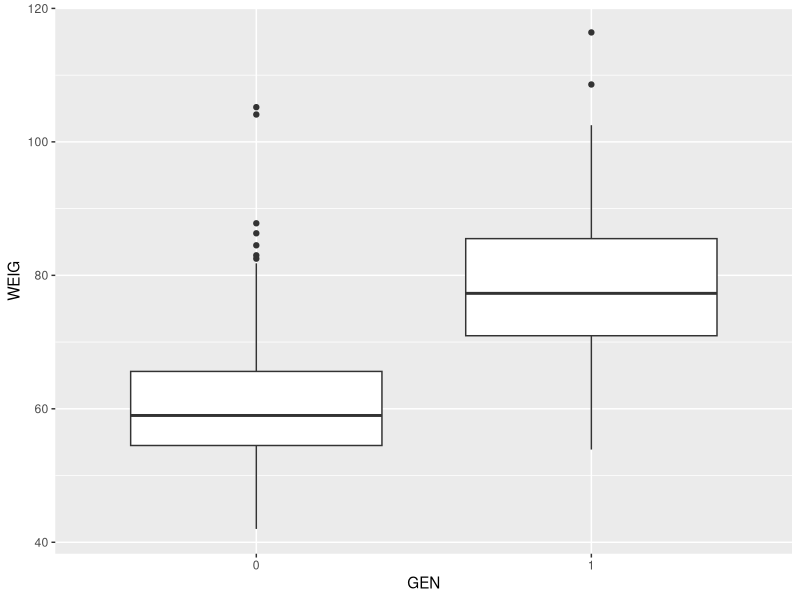
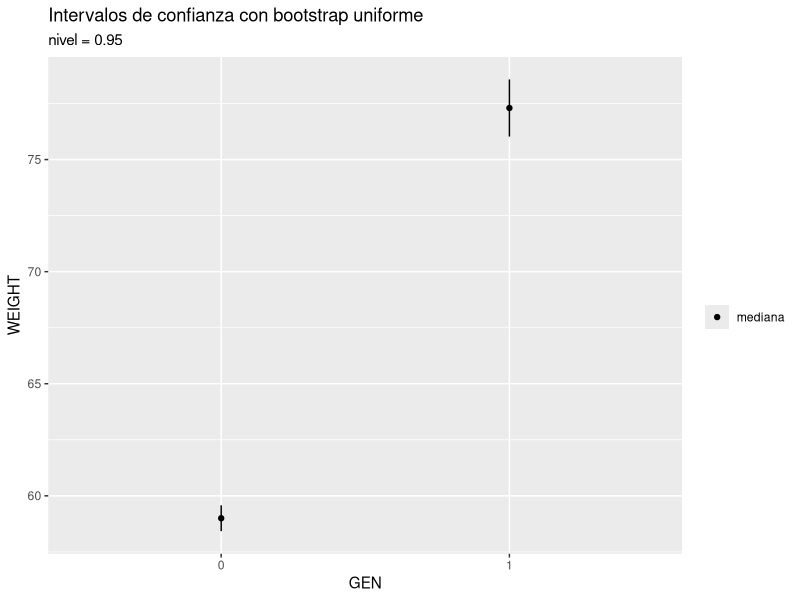
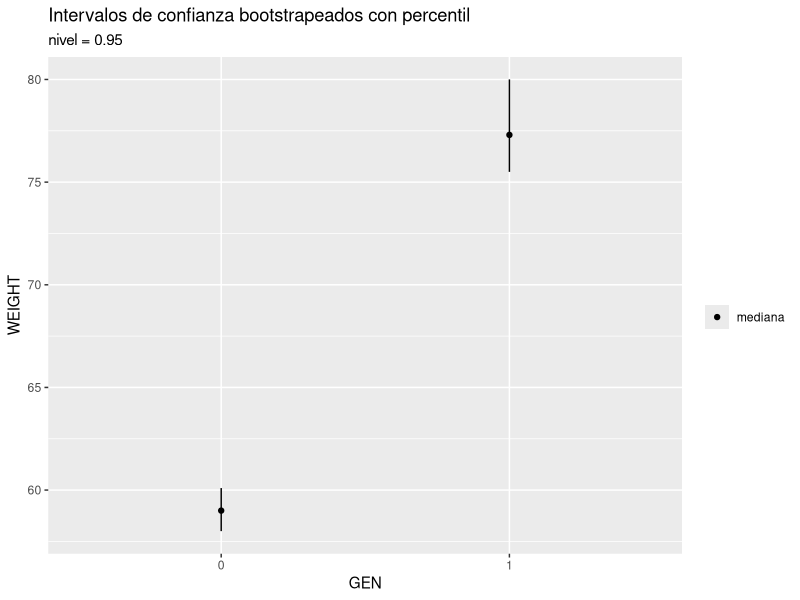
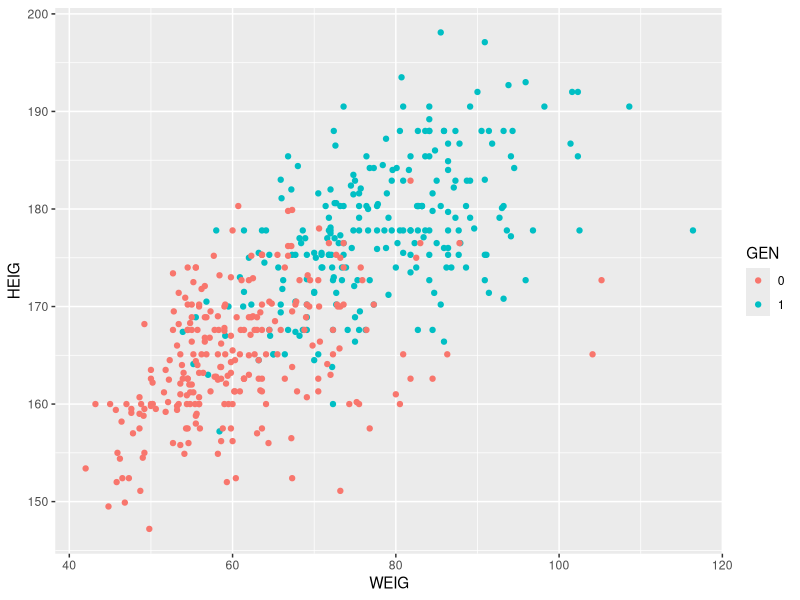
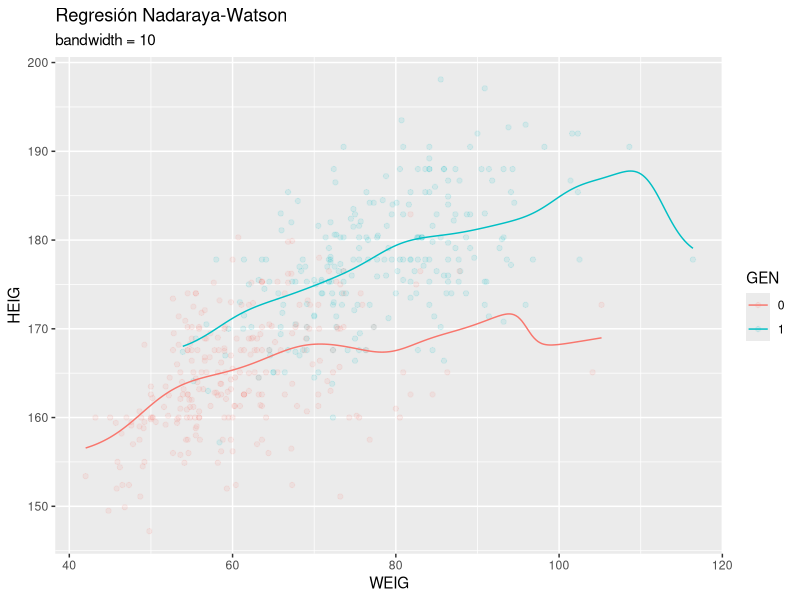
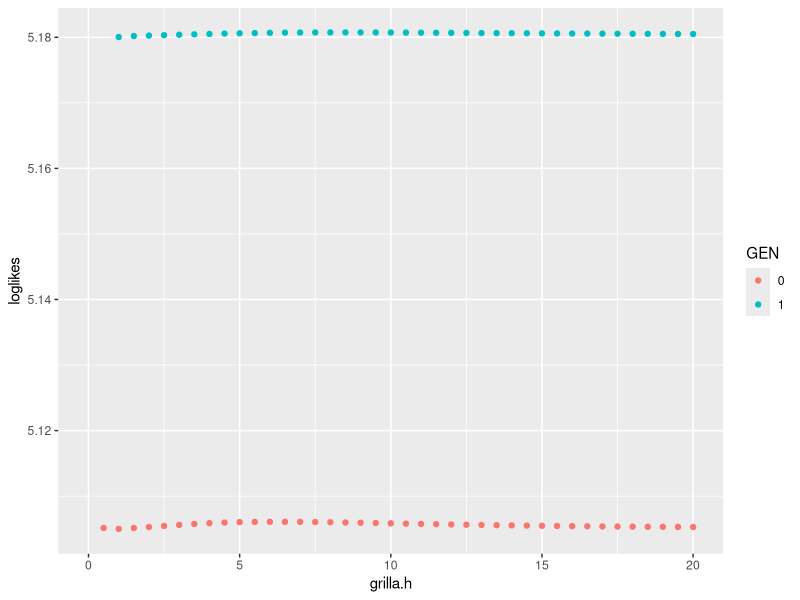
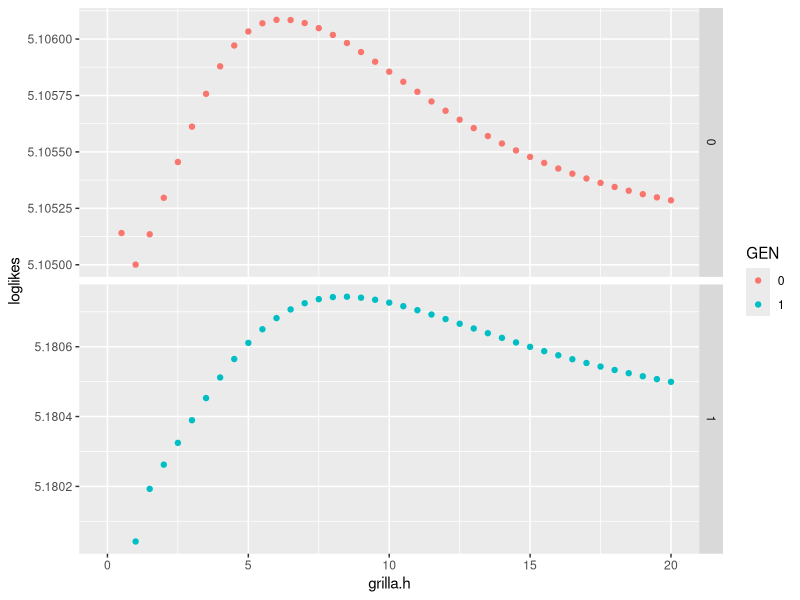
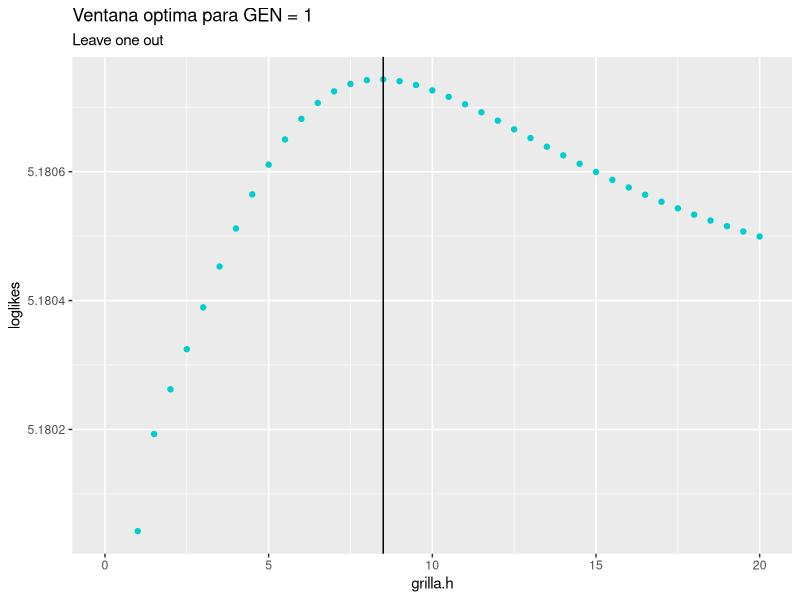

These figures' R source, in order:
## ---- chunk 1
library(tidyverse)
library(readxl)
library(caret)
## ---- chunk 2
df <- read_excel('body.xls', col_names = FALSE)
colnames(df)<-(c("BIAC","BIIL","BITRO","CHEST1","CHEST2","ELBOW","WRIST", "KNEE","ANKLE","SHOUL","CHESTG","WAISTG","NAVEL","HIP","GLUTE","BICEP", "FLOREA","KNEEG","CALF","ANKLEG","WRISTG","AGE","WEIG","HEIG","GEN"))
head(df)
## ---- chunk 3
colSums(is.na(df))
## ---- chunk 4
df$GEN <- as.factor(df$GEN)
df %>% group_by(GEN) -> df_GEN
## ---- chunk 5
df %>% ggplot(aes(GEN, WEIG)) + geom_boxplot()
## ---- chunk 6
bootstrap = function(n, x, estad = median, s = FALSE) {
  if (!s) {
    s = length(x)
  }
  return(replicate(n, estad(sample(x, s, replace = TRUE))))
}
## ---- chunk 7
B = 5000
df_GEN %>%
  summarise(WEIGHT = median(WEIG), s = (length(WEIG)-1)*sd(bootstrap(B, WEIG, median))/length(WEIG)) %>%
  ggplot(aes(GEN, WEIGHT, s, ymin = WEIGHT-s, ymax = WEIGHT+s)) + geom_linerange() + geom_point(aes(fill = "mediana")) + labs(title = "Intervalos de confianza con bootstrap uniforme", subtitle = "nivel = 0.95") + scale_fill_discrete(name = "")
## ---- chunk 8
df_GEN %>% 
  summarise(WEIGHT = median(WEIG), a = quantile(bootstrap(B, WEIG, median), 0.025), b = quantile(bootstrap(B, WEIG, median), 0.975)) %>%
  ggplot(aes(GEN, WEIGHT, ymin = a, ymax = b)) + geom_linerange() + geom_point(aes(fill = "mediana")) + labs(title = "Intervalos de confianza bootstrapeados con percentil", subtitle = "nivel = 0.95") + scale_fill_discrete(name = "")
## ---- chunk 9
df_GEN %>% ggplot(aes(WEIG, HEIG)) + geom_point(aes(color = GEN))
## ---- chunk 10
df_GEN %>% do(ksmooth(x = .$WEIG, y = .$HEIG, bandwidth = 10, kernel = "normal") %>% as.data.frame()) -> regnopar
head(regnopar)
## ---- chunk 11
df_GEN %>%
  ggplot(aes(WEIG, HEIG)) + geom_point(aes(color = GEN), alpha = 0.1) + geom_line(data = regnopar, aes(x, y, color = GEN)) + labs(title = "Regresión Nadaraya-Watson", subtitle = "bandwidth = 10")
## ---- chunk 12
bw.loocv = function(df, x, y, grilla.h = NA, K = dnorm) {
  x <- df %>% pull({{x}})
  y <- df %>% pull({{y}})
  n <- length(x)
  if (any(is.na(grilla.h))) {
    silverman <- bw.nrd0(x)
    grilla.h <- seq(silverman * 10^(-2), silverman * 10^2, length.out = 100)
  }
  f <- matrix(NA, n, length(grilla.h))
  for (i in 1:n) {
    for (h in 1:length(grilla.h)) {
      f[i, h] <- sum(y%*%K((x[i] - x)/grilla.h[h]))
      f[i, h] <- f[i,h] - y[i] * K(0)
      f[i, h] <- f[i, h] / (sum(K((x[i] - x)/grilla.h[h])) - K(0))
    }
  }
  loglikes = colMeans(log(f))
  return(list("h.CV" = grilla.h[which.max(loglikes)], "grilla.h" = grilla.h, "loglikes" = loglikes))
}
## ---- chunk 13
grilla <- seq(0, 20, by = 0.5)
df %>% filter(GEN == 0) %>% bw.loocv(WEIG, HEIG, grilla)
## ---- chunk 14
df_GEN %>%
  do(bw.loocv(., WEIG, HEIG, grilla) %>% as.data.frame()) %>%
  ggplot(aes(grilla.h, loglikes)) + geom_point(aes(color = GEN))
## ---- chunk 15
df_GEN %>%
  do(bw.loocv(., WEIG, HEIG, grilla) %>% as.data.frame()) %>%
  ggplot(aes(grilla.h, loglikes)) + geom_point(aes(color = GEN)) + facet_grid(rows = vars(GEN), scales = "free_y")
## ---- chunk 16
df %>% filter(GEN == 1) %>%
  bw.loocv(WEIG, HEIG, grilla) -> regnopar1
regnopar1 %>% as.data.frame() %>%
  ggplot(aes(grilla.h, loglikes)) + geom_point(color = "cyan3") +
  geom_vline(aes(xintercept = grilla.h[which.max(loglikes)])) +
  labs(title = "Ventana optima para GEN = 1", subtitle = "Leave one out") + scale_fill_discrete(name = "")
## ---- chunk 17
df %>% filter(GEN == 0) %>%
  bw.loocv(WEIG, HEIG, grilla) -> regnopar0
regnopar0 %>% as.data.frame() %>%
  ggplot(aes(grilla.h, loglikes)) + geom_point(color = "coral2") +
  geom_vline(aes(xintercept = grilla.h[which.max(loglikes)])) +
  labs(title = "Ventana optima para GEN = 0", subtitle = "Leave one out") + scale_fill_discrete(name = "")
## ---- chunk 18
df %>% filter(GEN == 0) -> df_0
df %>% filter(GEN == 1) -> df_1
## ---- chunk 19
df_GEN %>%
  ggplot(aes(WEIG, HEIG)) + geom_point(aes(color = GEN), alpha = 0.1) +
  geom_line(data = ksmooth(df_0$WEIG, y = df_0$HEIG, bandwidth = regnopar0$h.CV, kernel = "normal") %>% as.data.frame(), aes(x, y), color = "coral2") +
  geom_line(data = ksmooth(df_1$WEIG, y = df_1$HEIG, bandwidth = regnopar1$h.CV, kernel = "normal") %>% as.data.frame(), aes(x, y), color = "cyan3") +
  geom_smooth(data = df_GEN, method='lm', aes(color = GEN), se = FALSE, linetype = "dashed") + 
  labs(title = "Nadaraya-Watson vs. Cuadrados mínimos", subtitle = "ventana óptima para c/GEN")
## ---- chunk 20
df
